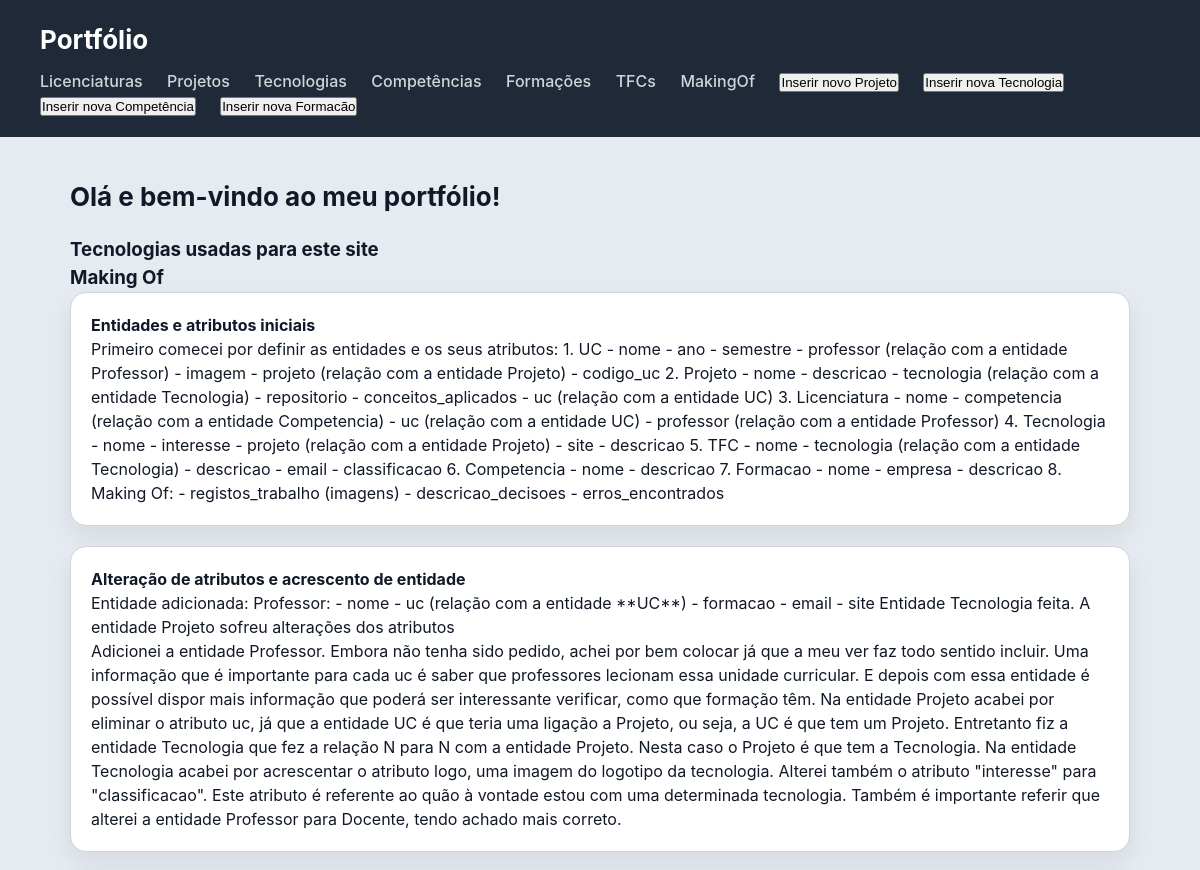
Before: / (upper part) with the older database file.
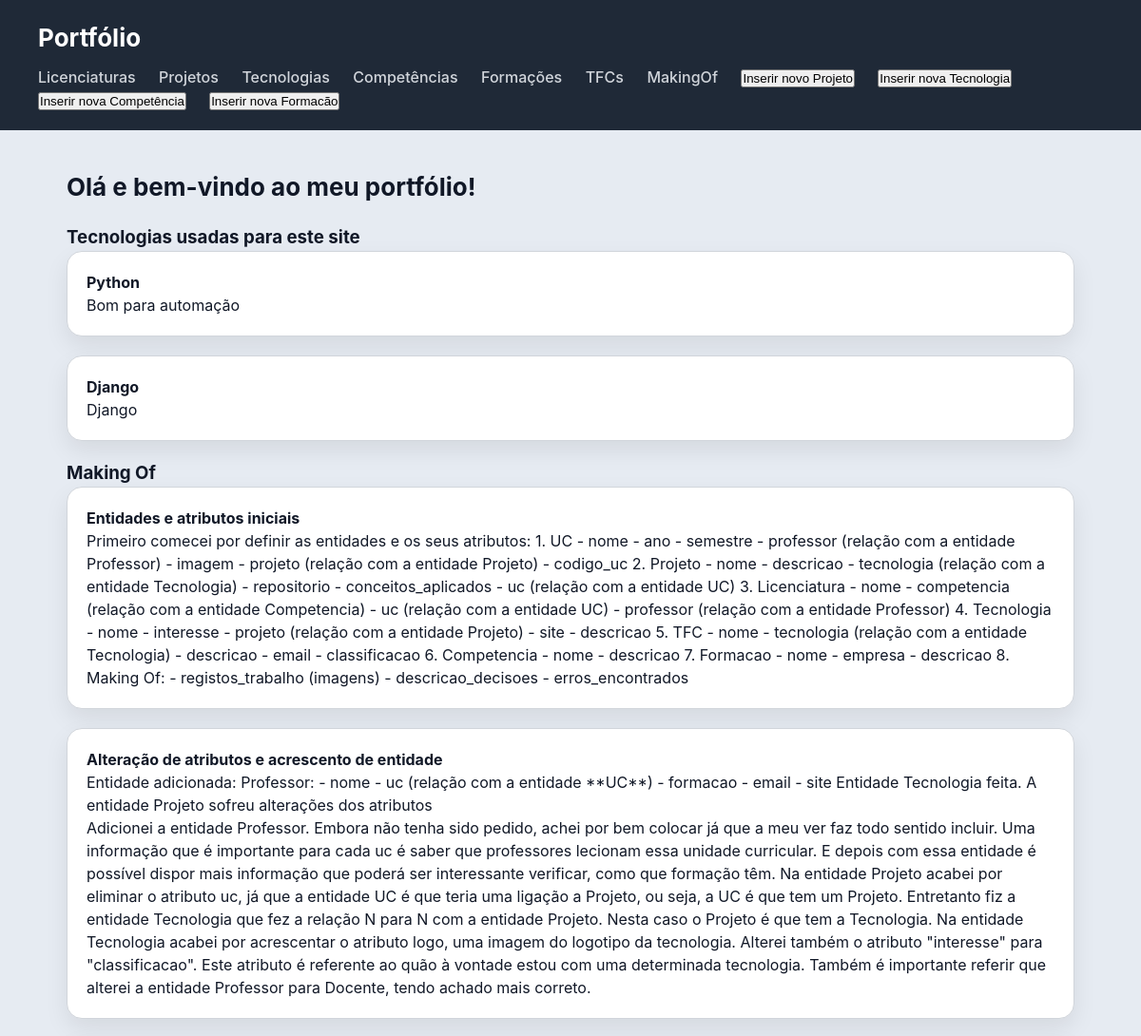
After: the same page with the newer database file.
### portfolio/models.py (models this page shows, shortened)
class MakingOf(models.Model):
    titulo = models.CharField(max_length=100)
    fotos = models.ImageField(upload_to="fotos_makingof/", blank=True)
    descricao = models.TextField(blank=True)
    alteracao = models.TextField(blank=True)
    justificacao = models.TextField(blank=True)
    llm = models.CharField(max_length=500, blank=True)

class Tecnologia(models.Model):
    nome = models.CharField(max_length=100)
    site_oficial = models.URLField(blank=True)
    descricao = models.TextField()
    logo = models.ImageField(upload_to="fotos_tecnologia/", blank=True)
    classificacao = models.IntegerField()
    formacao = models.ManyToManyField(Formacao, related_name="tecnologias", blank=True)
    portfolio = models.BooleanField()

### portfolio/views.py (the view)
# urls.py: path('', views.about_view),
def about_view(request):
    tecnologias = Tecnologia.objects.all()
    makingofs = MakingOf.objects.all()
    context = {"tecnologias":tecnologias, "makingofs":makingofs}
    return render(request, "portfolio/about.html", context)

### portfolio/templates/portfolio/about.html (shortened to what this page needs)
{% extends "portfolio/base.html" %}
{% block content %}
<h2>Olá e bem-vindo ao meu portfólio!</h2>
<section>
    <h3>Tecnologias usadas para este site</h3>
    {% for tecnologia in tecnologias %}
        {% if tecnologia.portfolio %}
        <article>
            <h4>{{ tecnologia.nome }}</h4>
            <p>{{ tecnologia.descricao }}</p>
        </article>
        {% endif %}
    {% endfor %}
</section>
<section>
    <h3>Making Of</h3>
    {% for makingof in makingofs %}
        <article>
            <h4>{{makingof.titulo}}</h4>
            <p>{{makingof.descricao}}</p>
            <p>{{makingof.justificacao}}</p>
        </article>
    {% endfor %}
</section>
{% endblock %}

Changed rows visible on the page:
now on this page (row edited): Tecnologia: nome "Python", descricao "Bom para automação"
added Tecnologia: nome "Django", descricao "Django"
